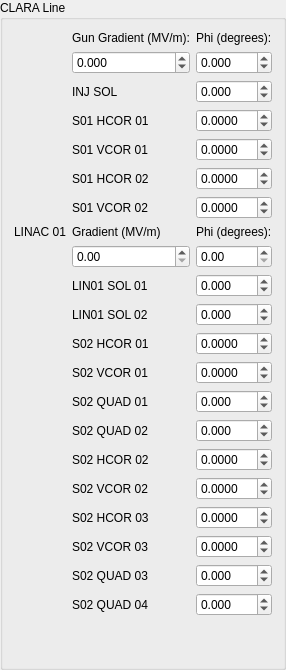
      <widget class="QGroupBox" name="groupBox_3">
       <property name="maximumSize">
        <size>
         <width>249</width>
         <height>16777215</height>
        </size>
       </property>
       <property name="title">
        <string>CLARA Line</string>
       </property>
       <layout class="QGridLayout" name="gridLayout">
        <item row="9" column="2">
         <widget class="QLabel" name="label_78">
          <property name="text">
           <string>LIN01 SOL 01</string>
          </property>
         </widget>
        </item>
        <item row="18" column="3">
         <widget class="QDoubleSpinBox" name="doubleSpinBox_C_s02_vcor03">
          <property name="decimals">
           <number>4</number>
          </property>
          <property name="minimum">
           <double>-0.999900000000000</double>
          </property>
          <property name="maximum">
           <double>0.999900000000000</double>
          </property>
          <property name="singleStep">
           <double>0.000100000000000</double>
          </property>
         </widget>
        </item>
        <item row="9" column="0">
         <widget class="QLabel" name="label_76">
          <property name="maximumSize">
           <size>
            <width>20</width>
            <height>20</height>
           </size>
          </property>
          <property name="text">
           <string/>
          </property>
          <property name="pixmap">
           <pixmap>Icons/Solenoids.png</pixmap>
          </property>
          <property name="scaledContents">
           <bool>true</bool>
          </property>
         </widget>
        </item>
        <item row="19" column="3">
         <widget class="QDoubleSpinBox" name="doubleSpinBox_C_s02_q3">
          <property name="decimals">
           <number>3</number>
          </property>
          <property name="minimum">
           <double>-999.999000000000024</double>
          </property>
          <property name="maximum">
           <double>999.999000000000024</double>
          </property>
          <property name="singleStep">
           <double>0.001000000000000</double>
          </property>
         </widget>
        </item>
        <item row="16" column="3">
         <widget class="QDoubleSpinBox" name="doubleSpinBox_C_s02_vcor02">
          <property name="decimals">
           <number>4</number>
          </property>
          <property name="minimum">
           <double>-0.999900000000000</double>
          </property>
          <property name="maximum">
           <double>0.999900000000000</double>
          </property>
          <property name="singleStep">
           <double>0.000100000000000</double>
          </property>
         </widget>
        </item>
        <item row="20" column="3">
         <widget class="QDoubleSpinBox" name="doubleSpinBox_C_s02_q4">
          <property name="decimals">
           <number>3</number>
          </property>
          <property name="minimum">
           <double>-999.999000000000024</double>
          </property>
          <property name="maximum">
           <double>999.999000000000024</double>
          </property>
          <property name="singleStep">
           <double>0.001000000000000</double>
          </property>
         </widget>
        </item>
        <item row="17" column="3">
         <widget class="QDoubleSpinBox" name="doubleSpinBox_C_s02_hcor03">
          <property name="decimals">
           <number>4</number>
          </property>
          <property name="minimum">
           <double>-0.999900000000000</double>
          </property>
          <property name="maximum">
           <double>0.999900000000000</double>
          </property>
          <property name="singleStep">
           <double>0.000100000000000</double>
          </property>
         </widget>
        </item>
        <item row="10" column="2">
         <widget class="QLabel" name="label_79">
          <property name="text">
           <string>LIN01 SOL 02</string>
          </property>
         </widget>
        </item>
        <item row="3" column="2">
         <widget class="QLabel" name="label_45">
          <property name="text">
           <string>S01 HCOR 01</string>
          </property>
         </widget>
        </item>
        <item row="16" column="2">
         <widget class="QLabel" name="label_71">
          <property name="text">
           <string>S02 VCOR 02</string>
          </property>
         </widget>
        </item>
        <item row="17" column="0">
         <widget class="QLabel" name="label_66">
          <property name="maximumSize">
           <size>
            <width>20</width>
            <height>20</height>
           </size>
          </property>
          <property name="text">
           <string/>
          </property>
          <property name="pixmap">
           <pixmap>Icons/Correctors.png</pixmap>
          </property>
          <property name="scaledContents">
           <bool>true</bool>
          </property>
         </widget>
        </item>
        <item row="14" column="3">
         <widget class="QDoubleSpinBox" name="doubleSpinBox_C_s02_q2">
          <property name="decimals">
           <number>3</number>
          </property>
          <property name="minimum">
           <double>-999.999000000000024</double>
          </property>
          <property name="maximum">
           <double>999.999000000000024</double>
          </property>
          <property name="singleStep">
           <double>0.001000000000000</double>
          </property>
         </widget>
        </item>
        <item row="13" column="0">
         <widget class="QLabel" name="label_60">
          <property name="maximumSize">
           <size>
            <width>20</width>
            <height>20</height>
           </size>
          </property>
          <property name="text">
           <string/>
          </property>
          <property name="pixmap">
           <pixmap>Icons/Quadrupoles.png</pixmap>
          </property>
          <property name="scaledContents">
           <bool>true</bool>
          </property>
         </widget>
        </item>
        <item row="22" column="2" colspan="2">
         <spacer name="verticalSpacer_3">
          <property name="orientation">
           <enum>Qt::Vertical</enum>
          </property>
          <property name="sizeHint" stdset="0">
           <size>
            <width>20</width>
            <height>40</height>
           </size>
          </property>
         </spacer>
        </item>
        <item row="13" column="2">
         <widget class="QLabel" name="label_61">
          <property name="text">
           <string>S02 QUAD 01</string>
          </property>
         </widget>
        </item>
        <item row="20" column="2">
         <widget class="QLabel" name="label_75">
          <property name="text">
           <string>S02 QUAD 04</string>
          </property>
         </widget>
        </item>
        <item row="15" column="0">
         <widget class="QLabel" name="label_64">
          <property name="maximumSize">
           <size>
            <width>20</width>
            <height>20</height>
           </size>
          </property>
          <property name="text">
           <string/>
          </property>
          <property name="pixmap">
           <pixmap>Icons/Correctors.png</pixmap>
          </property>
          <property name="scaledContents">
           <bool>true</bool>
          </property>
         </widget>
        </item>
        <item row="11" column="2">
         <widget class="QLabel" name="label_55">
          <property name="text">
           <string>S02 HCOR 01</string>
          </property>
         </widget>
        </item>
        <item row="3" column="3">
         <widget class="QDoubleSpinBox" name="doubleSpinBox_C_s01_hcor01">
          <property name="decimals">
           <number>4</number>
          </property>
          <property name="minimum">
           <double>-0.999900000000000</double>
          </property>
          <property name="maximum">
           <double>0.999900000000000</double>
          </property>
          <property name="singleStep">
           <double>0.000100000000000</double>
          </property>
         </widget>
        </item>
        <item row="3" column="0">
         <widget class="QLabel" name="label_46">
          <property name="maximumSize">
           <size>
            <width>20</width>
            <height>20</height>
           </size>
          </property>
          <property name="text">
           <string/>
          </property>
          <property name="pixmap">
           <pixmap>Icons/Correctors.png</pixmap>
          </property>
          <property name="scaledContents">
           <bool>true</bool>
          </property>
         </widget>
        </item>
        <item row="17" column="2">
         <widget class="QLabel" name="label_72">
          <property name="text">
           <string>S02 HCOR 03</string>
          </property>
         </widget>
        </item>
        <item row="8" column="3">
         <widget class="QDoubleSpinBox" name="doubleSpinBox_LINAC01_phi"/>
        </item>
        <item row="8" column="2">
         <widget class="QDoubleSpinBox" name="doubleSpinBox_LINAC01_grad"/>
        </item>
        <item row="14" column="0">
         <widget class="QLabel" name="label_62">
          <property name="maximumSize">
           <size>
            <width>20</width>
            <height>20</height>
           </size>
          </property>
          <property name="text">
           <string/>
          </property>
          <property name="pixmap">
           <pixmap>Icons/Quadrupoles.png</pixmap>
          </property>
          <property name="scaledContents">
           <bool>true</bool>
          </property>
         </widget>
        </item>
        <item row="15" column="3">
         <widget class="QDoubleSpinBox" name="doubleSpinBox_C_s02_hcor02">
          <property name="decimals">
           <number>4</number>
          </property>
          <property name="minimum">
           <double>-0.999900000000000</double>
          </property>
          <property name="maximum">
           <double>0.999900000000000</double>
          </property>
          <property name="singleStep">
           <double>0.000100000000000</double>
          </property>
         </widget>
        </item>
        <item row="7" column="3">
         <widget class="QLabel" name="label_54">
          <property name="text">
           <string>Phi (degrees):</string>
          </property>
         </widget>
        </item>
        <item row="7" column="2">
         <widget class="QLabel" name="label_53">
          <property name="text">
           <string>Gradient (MV/m)</string>
          </property>
         </widget>
        </item>
        <item row="6" column="3">
         <widget class="QDoubleSpinBox" name="doubleSpinBox_C_s01_vcor02">
          <property name="decimals">
           <number>4</number>
          </property>
          <property name="minimum">
           <double>-0.999900000000000</double>
          </property>
          <property name="maximum">
           <double>0.999900000000000</double>
          </property>
          <property name="singleStep">
           <double>0.000100000000000</double>
          </property>
         </widget>
        </item>
        <item row="5" column="3">
         <widget class="QDoubleSpinBox" name="doubleSpinBox_C_s01_hcor02">
          <property name="decimals">
           <number>4</number>
          </property>
          <property name="minimum">
           <double>-0.999900000000000</double>
          </property>
          <property name="maximum">
           <double>0.999900000000000</double>
          </property>
          <property name="singleStep">
           <double>0.000100000000000</double>
          </property>
         </widget>
        </item>
        <item row="4" column="3">
         <widget class="QDoubleSpinBox" name="doubleSpinBox_C_s01_vcor01">
          <property name="decimals">
           <number>4</number>
          </property>
          <property name="minimum">
           <double>-0.999900000000000</double>
          </property>
          <property name="maximum">
           <double>0.999900000000000</double>
          </property>
          <property name="singleStep">
           <double>0.000100000000000</double>
          </property>
         </widget>
        </item>
        <item row="6" column="2">
         <widget class="QLabel" name="label_52">
          <property name="text">
           <string>S01 VCOR 02</string>
          </property>
         </widget>
        </item>
        <item row="13" column="3">
         <widget class="QDoubleSpinBox" name="doubleSpinBox_C_s02_q1">
          <property name="decimals">
           <number>3</number>
          </property>
          <property name="minimum">
           <double>-999.999000000000024</double>
          </property>
          <property name="maximum">
           <double>999.999000000000024</double>
          </property>
          <property name="singleStep">
           <double>0.001000000000000</double>
          </property>
         </widget>
        </item>
        <item row="5" column="2">
         <widget class="QLabel" name="label_51">
          <property name="text">
           <string>S01 HCOR 02</string>
          </property>
         </widget>
        </item>
        <item row="4" column="2">
         <widget class="QLabel" name="label_50">
          <property name="text">
           <string>S01 VCOR 01</string>
          </property>
         </widget>
        </item>
        <item row="5" column="0">
         <widget class="QLabel" name="label_48">
          <property name="maximumSize">
           <size>
            <width>20</width>
            <height>20</height>
           </size>
          </property>
          <property name="text">
           <string/>
          </property>
          <property name="pixmap">
           <pixmap>Icons/Correctors.png</pixmap>
          </property>
          <property name="scaledContents">
           <bool>true</bool>
          </property>
         </widget>
        </item>
        <item row="4" column="0">
         <widget class="QLabel" name="label_47">
          <property name="maximumSize">
           <size>
            <width>20</width>
            <height>20</height>
           </size>
          </property>
          <property name="text">
           <string/>
          </property>
          <property name="pixmap">
           <pixmap>Icons/Correctors.png</pixmap>
          </property>
          <property name="scaledContents">
           <bool>true</bool>
          </property>
         </widget>
        </item>
        <item row="6" column="0">
         <widget class="QLabel" name="label_49">
          <property name="maximumSize">
           <size>
            <width>20</width>
            <height>20</height>
           </size>
          </property>
          <property name="text">
           <string/>
          </property>
          <property name="pixmap">
           <pixmap>Icons/Correctors.png</pixmap>
          </property>
          <property name="scaledContents">
           <bool>true</bool>
          </property>
         </widget>
        </item>
        <item row="14" column="2">
         <widget class="QLabel" name="label_63">
          <property name="text">
           <string>S02 QUAD 02</string>
          </property>
         </widget>
        </item>
        <item row="18" column="0">
         <widget class="QLabel" name="label_67">
          <property name="maximumSize">
           <size>
            <width>20</width>
            <height>20</height>
           </size>
          </property>
          <property name="text">
           <string/>
          </property>
          <property name="pixmap">
           <pixmap>Icons/Correctors.png</pixmap>
          </property>
          <property name="scaledContents">
           <bool>true</bool>
          </property>
         </widget>
        </item>
        <item row="18" column="2">
         <widget class="QLabel" name="label_73">
          <property name="text">
           <string>S02 VCOR 03</string>
          </property>
         </widget>
        </item>
        <item row="7" column="0">
         <widget class="QLabel" name="label_59">
          <property name="text">
           <string>LINAC 01</string>
          </property>
         </widget>
        </item>
        <item row="12" column="2">
         <widget class="QLabel" name="label_58">
          <property name="text">
           <string>S02 VCOR 01</string>
          </property>
         </widget>
        </item>
        <item row="12" column="0">
         <widget class="QLabel" name="label_57">
          <property name="maximumSize">
           <size>
            <width>20</width>
            <height>20</height>
           </size>
          </property>
          <property name="text">
           <string/>
          </property>
          <property name="pixmap">
           <pixmap>Icons/Correctors.png</pixmap>
          </property>
          <property name="scaledContents">
           <bool>true</bool>
          </property>
         </widget>
        </item>
        <item row="11" column="3">
         <widget class="QDoubleSpinBox" name="doubleSpinBox_C_s02_hcor01">
          <property name="decimals">
           <number>4</number>
          </property>
          <property name="minimum">
           <double>-0.999900000000000</double>
          </property>
          <property name="maximum">
           <double>0.999900000000000</double>
          </property>
          <property name="singleStep">
           <double>0.000100000000000</double>
          </property>
         </widget>
        </item>
        <item row="11" column="0">
         <widget class="QLabel" name="label_56">
          <property name="maximumSize">
           <size>
            <width>20</width>
            <height>20</height>
           </size>
          </property>
          <property name="text">
           <string/>
          </property>
          <property name="pixmap">
           <pixmap>Icons/Correctors.png</pixmap>
          </property>
          <property name="scaledContents">
           <bool>true</bool>
          </property>
         </widget>
        </item>
        <item row="15" column="2">
         <widget class="QLabel" name="label_70">
          <property name="text">
           <string>S02 HCOR 02</string>
          </property>
         </widget>
        </item>
        <item row="19" column="2">
         <widget class="QLabel" name="label_74">
          <property name="text">
           <string>S02 QUAD 03</string>
          </property>
         </widget>
        </item>
        <item row="19" column="0">
         <widget class="QLabel" name="label_68">
          <property name="maximumSize">
           <size>
            <width>20</width>
            <height>20</height>
           </size>
          </property>
          <property name="text">
           <string/>
          </property>
          <property name="pixmap">
           <pixmap>Icons/Quadrupoles.png</pixmap>
          </property>
          <property name="scaledContents">
           <bool>true</bool>
          </property>
         </widget>
        </item>
        <item row="20" column="0">
         <widget class="QLabel" name="label_69">
          <property name="maximumSize">
           <size>
            <width>20</width>
            <height>20</height>
           </size>
          </property>
          <property name="text">
           <string/>
          </property>
          <property name="pixmap">
           <pixmap>Icons/Quadrupoles.png</pixmap>
          </property>
          <property name="scaledContents">
           <bool>true</bool>
          </property>
         </widget>
        </item>
        <item row="16" column="0">
         <widget class="QLabel" name="label_65">
          <property name="maximumSize">
           <size>
            <width>20</width>
            <height>20</height>
           </size>
          </property>
          <property name="text">
           <string/>
          </property>
          <property name="pixmap">
           <pixmap>Icons/Correctors.png</pixmap>
          </property>
          <property name="scaledContents">
           <bool>true</bool>
          </property>
         </widget>
        </item>
        <item row="1" column="2">
         <widget class="QDoubleSpinBox" name="doubleSpinBox_CGUN_grad">
          <property name="decimals">
           <number>3</number>
          </property>
          <property name="minimum">
           <double>-999.999000000000024</double>
          </property>
          <property name="maximum">
           <double>999.999000000000024</double>
          </property>
          <property name="singleStep">
           <double>0.001000000000000</double>
          </property>
         </widget>
        </item>
        <item row="0" column="2">
         <widget class="QLabel" name="label_44">
          <property name="text">
           <string>Gun Gradient (MV/m):</string>
          </property>
         </widget>
        </item>
        <item row="1" column="3">
         <widget class="QDoubleSpinBox" name="doubleSpinBox_CGUN_phi">
          <property name="decimals">
           <number>3</number>
          </property>
          <property name="minimum">
           <double>-360.000000000000000</double>
          </property>
          <property name="maximum">
           <double>360.000000000000000</double>
          </property>
          <property name="singleStep">
           <double>0.100000000000000</double>
          </property>
         </widget>
        </item>
        <item row="0" column="3">
         <widget class="QLabel" name="label_43">
          <property name="text">
           <string>Phi (degrees):</string>
          </property>
         </widget>
        </item>
        <item row="9" column="3">
         <widget class="QDoubleSpinBox" name="doubleSpinBox_LINAC01_sol01">
          <property name="decimals">
           <number>3</number>
          </property>
          <property name="minimum">
           <double>-999.999000000000024</double>
          </property>
          <property name="maximum">
           <double>999.999000000000024</double>
          </property>
          <property name="singleStep">
           <double>0.001000000000000</double>
          </property>
         </widget>
        </item>
        <item row="10" column="3">
         <widget class="QDoubleSpinBox" name="doubleSpinBox_LINAC01_sol02">
          <property name="decimals">
           <number>3</number>
          </property>
          <property name="minimum">
           <double>-999.999000000000024</double>
          </property>
          <property name="maximum">
           <double>999.999000000000024</double>
          </property>
          <property name="singleStep">
           <double>0.001000000000000</double>
          </property>
         </widget>
        </item>
        <item row="10" column="0">
         <widget class="QLabel" name="label_77">
          <property name="maximumSize">
           <size>
            <width>20</width>
            <height>20</height>
           </size>
          </property>
          <property name="text">
           <string/>
          </property>
          <property name="pixmap">
           <pixmap>Icons/Solenoids.png</pixmap>
          </property>
          <property name="scaledContents">
           <bool>true</bool>
          </property>
         </widget>
        </item>
        <item row="2" column="0">
         <widget class="QLabel" name="label_8">
          <property name="maximumSize">
           <size>
            <width>20</width>
            <height>20</height>
           </size>
          </property>
          <property name="text">
           <string/>
          </property>
          <property name="pixmap">
           <pixmap>Icons/Solenoids.png</pixmap>
          </property>
          <property name="scaledContents">
           <bool>true</bool>
          </property>
         </widget>
        </item>
        <item row="2" column="2">
         <widget class="QLabel" name="label_38">
          <property name="text">
           <string>INJ SOL</string>
          </property>
         </widget>
        </item>
        <item row="2" column="3">
         <widget class="QDoubleSpinBox" name="doubleSpinBox_C_sol">
          <property name="decimals">
           <number>3</number>
          </property>
          <property name="minimum">
           <double>-999.999000000000024</double>
          </property>
          <property name="maximum">
           <double>999.990000000000009</double>
          </property>
          <property name="singleStep">
           <double>0.001000000000000</double>
          </property>
         </widget>
        </item>
        <item row="12" column="3">
         <widget class="QDoubleSpinBox" name="doubleSpinBox_C_s02_vcor01">
          <property name="decimals">
           <number>4</number>
          </property>
          <property name="minimum">
           <double>-0.999900000000000</double>
          </property>
          <property name="maximum">
           <double>0.999900000000000</double>
          </property>
          <property name="singleStep">
           <double>0.000100000000000</double>
          </property>
         </widget>
        </item>
       </layout>
      </widget>
